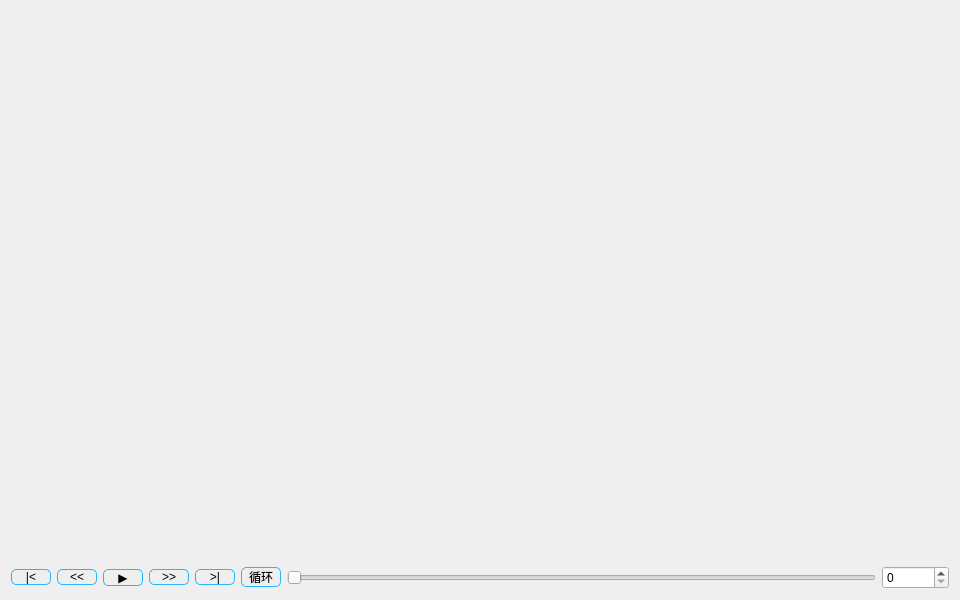
<?xml version="1.0" encoding="UTF-8"?>
<ui version="4.0">
 <class>ReplayWindow</class>
 <widget class="QWidget" name="ReplayWindow">
  <property name="geometry">
   <rect>
    <x>0</x>
    <y>0</y>
    <width>960</width>
    <height>600</height>
   </rect>
  </property>
  <property name="windowTitle">
   <string>PCAP 回放</string>
  </property>
  <property name="styleSheet">
   <string notr="true"/>
  </property>
  <layout class="QVBoxLayout" name="verticalLayout">
   <item>
    <widget class="SimplePointCloudView" name="viewPointCloud" native="true"/>
   </item>
   <item>
    <layout class="QHBoxLayout" name="controlLayout">
     <item>
      <widget class="QPushButton" name="btnFirst">
       <property name="minimumSize">
        <size>
         <width>40</width>
         <height>0</height>
        </size>
       </property>
       <property name="styleSheet">
        <string notr="true">background: transparent;  /* 背景透明 */
    border: 1px solid #25B6FF;  /* 2px 宽的蓝色边框 */
    border-radius: 5px;  /* 圆角边框 */</string>
       </property>
       <property name="text">
        <string>|&lt;</string>
       </property>
      </widget>
     </item>
     <item>
      <widget class="QPushButton" name="btnBack">
       <property name="minimumSize">
        <size>
         <width>40</width>
         <height>0</height>
        </size>
       </property>
       <property name="styleSheet">
        <string notr="true">background: transparent;  /* 背景透明 */
    border: 1px solid #25B6FF;  /* 2px 宽的蓝色边框 */
    border-radius: 5px;  /* 圆角边框 */</string>
       </property>
       <property name="text">
        <string>&lt;&lt;</string>
       </property>
      </widget>
     </item>
     <item>
      <widget class="QPushButton" name="btnPlayPause">
       <property name="minimumSize">
        <size>
         <width>40</width>
         <height>0</height>
        </size>
       </property>
       <property name="styleSheet">
        <string notr="true">background: transparent;  /* 背景透明 */
    border: 1px solid #25B6FF;  /* 2px 宽的蓝色边框 */
    border-radius: 5px;  /* 圆角边框 */</string>
       </property>
       <property name="text">
        <string>▶</string>
       </property>
      </widget>
     </item>
     <item>
      <widget class="QPushButton" name="btnForward">
       <property name="minimumSize">
        <size>
         <width>40</width>
         <height>0</height>
        </size>
       </property>
       <property name="styleSheet">
        <string notr="true">background: transparent;  /* 背景透明 */
    border: 1px solid #25B6FF;  /* 2px 宽的蓝色边框 */
    border-radius: 5px;  /* 圆角边框 */</string>
       </property>
       <property name="text">
        <string>&gt;&gt;</string>
       </property>
      </widget>
     </item>
     <item>
      <widget class="QPushButton" name="btnLast">
       <property name="minimumSize">
        <size>
         <width>40</width>
         <height>0</height>
        </size>
       </property>
       <property name="styleSheet">
        <string notr="true">background: transparent;  /* 背景透明 */
    border: 1px solid #25B6FF;  /* 2px 宽的蓝色边框 */
    border-radius: 5px;  /* 圆角边框 */</string>
       </property>
       <property name="text">
        <string>&gt;|</string>
       </property>
      </widget>
     </item>
     <item>
      <widget class="QPushButton" name="btnLoop">
       <property name="minimumSize">
        <size>
         <width>40</width>
         <height>0</height>
        </size>
       </property>
       <property name="styleSheet">
        <string notr="true">background: transparent;  /* 背景透明 */
    border: 1px solid #25B6FF;  /* 2px 宽的蓝色边框 */
    border-radius: 5px;  /* 圆角边框 */</string>
       </property>
       <property name="text">
        <string>循环</string>
       </property>
       <property name="checkable">
        <bool>true</bool>
       </property>
      </widget>
     </item>
     <item>
      <widget class="QSlider" name="sliderProgress">
       <property name="orientation">
        <enum>Qt::Orientation::Horizontal</enum>
       </property>
      </widget>
     </item>
     <item>
      <widget class="QSpinBox" name="spinFrame">
       <property name="minimumSize">
        <size>
         <width>30</width>
         <height>0</height>
        </size>
       </property>
       <property name="maximum">
        <number>999999</number>
       </property>
      </widget>
     </item>
    </layout>
   </item>
  </layout>
 </widget>
 <customwidgets>
  <customwidget>
   <class>SimplePointCloudView</class>
   <extends>QWidget</extends>
   <header location="global">simplepointcloudview.h</header>
   <container>1</container>
  </customwidget>
 </customwidgets>
 <resources/>
 <connections/>
</ui>
